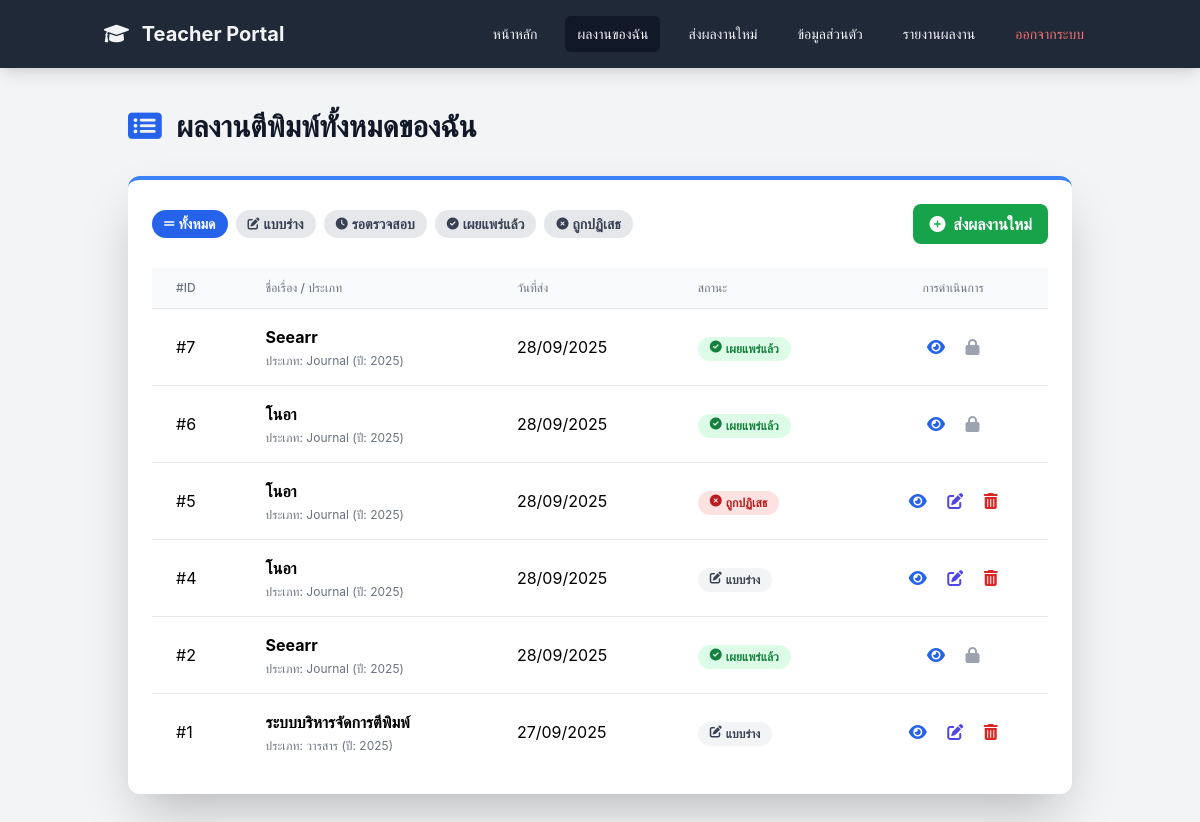
/teacher_publications.php (signed in), run on the app's committed database.
### tables this page shows
CREATE TABLE `publications` (
  `PubID` int(11) NOT NULL,
  `PubName` varchar(255) NOT NULL,
  `PubDetail` text,
  `PubType` varchar(100) DEFAULT NULL,
  `PubStatus` enum('Draft','Pending','Published','Rejected') DEFAULT 'Draft',
  `PubDate` date DEFAULT NULL,
  `User_id` int(11) NOT NULL,
  `Created_at` timestamp NOT NULL DEFAULT CURRENT_TIMESTAMP
);

### teacher_publications.php (the view, shortened to what this page needs)
<?php
include('auth_config.php');
$user_id = $_SESSION['user_id'];
$publications = [];
$filter_status = $_GET['status'] ?? '';
try {
    $sql = "SELECT p.PubID, p.PubName, p.PubType, p.PubStatus, p.PubDate, p.Created_at FROM publications p WHERE p.User_id = ?";
    $params = [$user_id];
    $sql .= " ORDER BY p.Created_at DESC";
    $stmt = $pdo->prepare($sql);
    $stmt->execute($params);
    $publications = $stmt->fetchAll(PDO::FETCH_ASSOC);
} catch (\PDOException $e) {
    $error_message = "❌ เกิดข้อผิดพลาด: " . $e->getMessage();
}
$status_display = [
    'Draft' => ['text-gray-700', 'bg-gray-100', 'แบบร่าง', 'edit'],
    'Pending' => ['text-yellow-700', 'bg-yellow-100', 'รอตรวจสอบ', 'clock'],
    'Published' => ['text-green-700', 'bg-green-100', 'เผยแพร่แล้ว', 'check-circle'],
    'Rejected' => ['text-red-700', 'bg-red-100', 'ถูกปฏิเสธ', 'times-circle'],
];
?>
<!DOCTYPE html>
<html lang="th">
<head>
    <script src="https://cdn.tailwindcss.com"></script>
    <link rel="stylesheet" href="https://cdnjs.cloudflare.com/ajax/libs/font-awesome/6.0.0-beta3/css/all.min.css">
</head>
<body class="bg-gray-100">
    <header class="bg-gray-800 text-gray-100 shadow-lg sticky top-0 z-50">
        <div class="container mx-auto flex justify-between items-center p-4">
            <a href="teacher_dashboard.php" class="text-xl font-bold"><i class="fas fa-graduation-cap mr-2"></i> Teacher Portal</a>
            <nav class="hidden md:flex space-x-4 items-center">
                <a href="teacher_dashboard.php" class="px-3 py-2 rounded-md text-sm font-medium hover:bg-gray-700">หน้าหลัก</a>
                <a href="teacher_publications.php" class="px-3 py-2 rounded-md text-sm font-medium hover:bg-gray-700 bg-gray-900">ผลงานของฉัน</a>
                <a href="add_publication.php" class="px-3 py-2 rounded-md text-sm font-medium hover:bg-gray-700">ส่งผลงานใหม่</a>
                <a href="profile.php" class="px-3 py-2 rounded-md text-sm font-medium hover:bg-gray-700">ข้อมูลส่วนตัว</a>
                <a href="teacher_reports.php" class="px-3 py-2 rounded-md text-sm font-medium hover:bg-gray-700">รายงานผลงาน</a>
                <a href="logout.php" class="px-3 py-2 rounded-md text-sm font-medium text-red-400 hover:bg-red-700">ออกจากระบบ</a>
            </nav>
        </div>
    </header>
    <main class="container mx-auto p-6 md:p-10">
        <h1 class="text-3xl font-extrabold text-gray-900 mb-8">
            <i class="fas fa-list-alt text-blue-600 mr-2"></i> ผลงานตีพิมพ์ทั้งหมดของฉัน
        </h1>
        <div class="bg-white p-6 rounded-xl shadow-2xl border-t-4 border-blue-500">
            <div class="flex justify-between items-center mb-6">
                <div class="flex flex-wrap gap-2">
                    <?php
                    $statuses = ['', 'Draft', 'Pending', 'Published', 'Rejected'];
                    foreach ($statuses as $status):
                        $active_class = $filter_status === $status ? 'bg-blue-600 text-white' : 'bg-gray-200 text-gray-700 hover:bg-blue-100';
                        $display_name = empty($status) ? 'ทั้งหมด' : ($status_display[$status][2] ?? $status);
                        $icon = empty($status) ? 'fas fa-grip-lines' : 'fas fa-' . ($status_display[$status][3] ?? 'question');
                    ?>
                        <a href="teacher_publications.php?status=<?= urlencode($status) ?>" class="px-3 py-1 text-sm rounded-full font-semibold flex items-center <?= $active_class ?>">
                           <i class="<?= $icon ?> mr-1 text-xs"></i> <?= $display_name ?>
                        </a>
                    <?php endforeach; ?>
                </div>
                <a href="add_publication.php" class="px-4 py-2 bg-green-600 text-white font-bold rounded-lg hover:bg-green-700">
                    <i class="fas fa-plus-circle mr-1"></i> ส่งผลงานใหม่
                </a>
            </div>
            <div class="overflow-x-auto">
                <table class="min-w-full divide-y divide-gray-200">
                    <thead class="bg-gray-50">
                        <tr>
                            <th class="px-6 py-3 text-left text-xs font-medium text-gray-500 uppercase">#ID</th>
                            <th class="px-6 py-3 text-left text-xs font-medium text-gray-500 uppercase">ชื่อเรื่อง / ประเภท</th>
                            <th class="px-6 py-3 text-left text-xs font-medium text-gray-500 uppercase">วันที่ส่ง</th>
                            <th class="px-6 py-3 text-left text-xs font-medium text-gray-500 uppercase">สถานะ</th>
                            <th class="px-6 py-3 text-center text-xs font-medium text-gray-500 uppercase">การดำเนินการ</th>
                        </tr>
                    </thead>
                    <tbody class="bg-white divide-y divide-gray-200">
                        <?php if (empty($publications)): ?>
                            <tr><td colspan="5" class="px-6 py-8 text-center text-gray-500">ยังไม่มีผลงานในระบบ</td></tr>
                        <?php else: foreach ($publications as $pub):
                            [$text_color, $bg_color, $status_th, $icon] = $status_display[$pub['PubStatus']] ?? ['text-gray-600', 'bg-gray-100', 'ไม่ทราบ', 'question'];
                            $can_modify = $pub['PubStatus'] !== 'Published';
                        ?>
                            <tr class="hover:bg-gray-50">
                                <td class="px-6 py-4">#<?= $pub['PubID'] ?></td>
                                <td class="px-6 py-4">
                                    <span class="font-bold"><?= htmlspecialchars($pub['PubName']) ?></span>
                                    <span class="block text-xs text-gray-500 mt-1">ประเภท: <?= htmlspecialchars($pub['PubType']) ?> (ปี: <?= date('Y', strtotime($pub['PubDate'])) ?>)</span>
                                </td>
                                <td class="px-6 py-4"><?= date('d/m/Y', strtotime($pub['Created_at'])) ?></td>
                                <td class="px-6 py-4">
                                    <span class="px-3 py-1 inline-flex text-xs font-semibold rounded-full <?= $bg_color ?> <?= $text_color ?>">
                                        <i class="fas fa-<?= $icon ?> mr-1"></i> <?= $status_th ?>
                                    </span>
                                </td>
                                <td class="px-6 py-4 text-center space-x-2">
                                    <a href="teacher_view_publication.php?id=<?= $pub['PubID'] ?>" class="text-blue-600 p-1" title="ดูรายละเอียด"><i class="fas fa-eye"></i></a>
                                    <?php if ($can_modify): ?>
                                        <a href="edit_publication.php?id=<?= $pub['PubID'] ?>" class="text-indigo-600 p-1" title="แก้ไข"><i class="fas fa-edit"></i></a>
                                        <button onclick="showDeleteModal(<?= $pub['PubID'] ?>, '<?= htmlspecialchars(addslashes($pub['PubName'])) ?>')" class="text-red-600 p-1" title="ลบ"><i class="fas fa-trash-alt"></i></button>
                                    <?php else: ?>
                                        <span class="text-gray-400 p-1" title="ไม่สามารถดำเนินการได้"><i class="fas fa-lock"></i></span>
                                    <?php endif; ?>
                                </td>
                            </tr>
                        <?php endforeach; endif; ?>
                    </tbody>
                </table>
            </div>
        </div>
    </main>
</body>
</html>

### teacher_publications.php (style rules this page uses)
body { font-family: 'Inter', 'Tahoma', sans-serif; }

### data on the page
publications: PubID "7", PubName "Seearr", PubType "Journal", PubDate "2025", Created_at "28/09/2025", status_th "เผยแพร่แล้ว", PubStatus "Published" (drawn)
publications: PubID "6", PubName "โนอา", PubType "Journal", PubDate "2025", Created_at "28/09/2025", status_th "เผยแพร่แล้ว", PubStatus "Published" (drawn)
publications: PubID "5", PubName "โนอา", PubType "Journal", PubDate "2025", Created_at "28/09/2025", status_th "ถูกปฏิเสธ"
publications: PubID "4", PubName "โนอา", PubType "Journal", PubDate "2025", Created_at "28/09/2025", status_th "แบบร่าง"
publications: PubID "2", PubName "Seearr", PubType "Journal", PubDate "2025", Created_at "28/09/2025", status_th "เผยแพร่แล้ว", PubStatus "Published" (drawn)
publications: PubID "1", PubName "ระบบบริหารจัดการตีพิมพ์", PubType "วารสาร", PubDate "2025", Created_at "27/09/2025", status_th "แบบร่าง"

### other printed values
$display_name "ทั้งหมด"
$display_name "แบบร่าง"
$display_name "รอตรวจสอบ"
$display_name "เผยแพร่แล้ว"
$display_name "ถูกปฏิเสธ"
